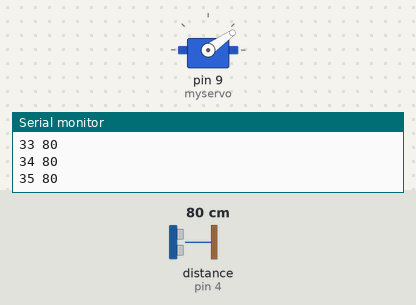
Recording of a sketch running on a simulated Arduino Uno, built with avr-gcc and run on an emulated ATmega328P. Parts: servo, the last lines printed to the serial monitor. Wiring (inferred from the names in the program): ultrasonic range finder: trigger pin 3; echo pin 4. Inputs (shaded band) come from the test bench; at power-on: distance to the obstacle (sensor on pin 4) 80 cm. The echo pulse lasts 58.3 µs per cm.

Above: at 1.2 s.
1.3 s: distance to the obstacle (sensor on pin 4) set to 2 cm
At 2.0 s:
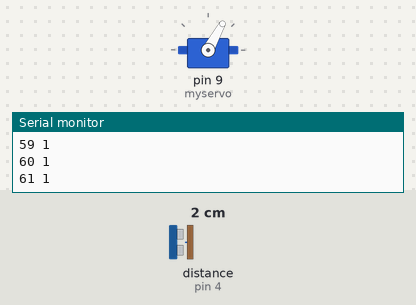
4.3 s: distance to the obstacle (sensor on pin 4) set to 120 cm
At 5.3 s:
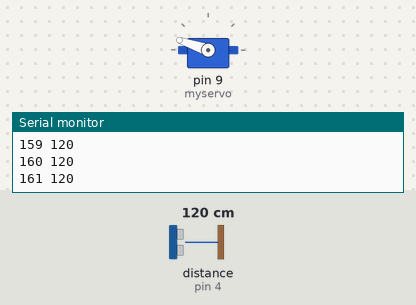
7.3 s: distance to the obstacle (sensor on pin 4) set to 4 cm
At 8.0 s:
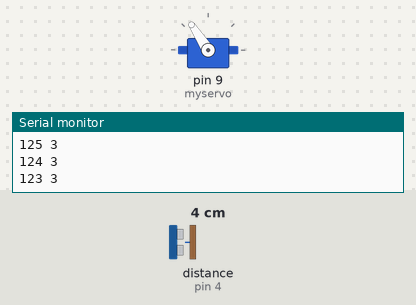
Timing chart, 0 to 19.3 s (numbered marks = the images above; inputs shaded):
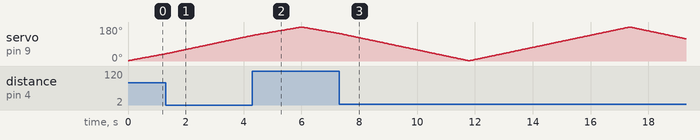

The sketch:

Radar_2.ino
```cpp
#include <Servo.h>

Servo myservo;
int vcc = 2; //attach pin 2 to vcc
int trig = 3; // attach pin 3 to Trig
int echo = 4; //attach pin 4 to Echo
int gnd = 5; //attach pin 5 to GND
long duration, cm;
int pos = 1;
int st=0;

void setup()
{
  Serial.begin(9600);
  myservo.attach(9);
 }


void loop()
{

 if (pos == 1)
 	st = 0;

 if (pos == 180)
 	st = 1;

 if (st==0)
 	pos = pos+1;

 if (st==1)
    	pos = pos-1;

  myservo.write(pos);

  data();

  Serial.print(pos); Serial.print( " ");  Serial.println(cm);
  delay(30);
}


void data()
{
  pinMode (vcc,OUTPUT);
  pinMode (gnd,OUTPUT);

  digitalWrite(vcc, HIGH);


  pinMode(trig, OUTPUT);
  digitalWrite(trig, LOW);
  delayMicroseconds(2);
  digitalWrite(trig, HIGH);
  delayMicroseconds(5);
  digitalWrite(trig, LOW);


  pinMode(echo,INPUT);
  duration = pulseIn(echo, HIGH);

  // convert the time into a distance
  cm = microsecondsToCentimeters(duration);
  if (cm>300)
  {
    cm = 300;
  }
}


long microsecondsToCentimeters(long microseconds)
{
  return microseconds / 29 / 2;
}
```
